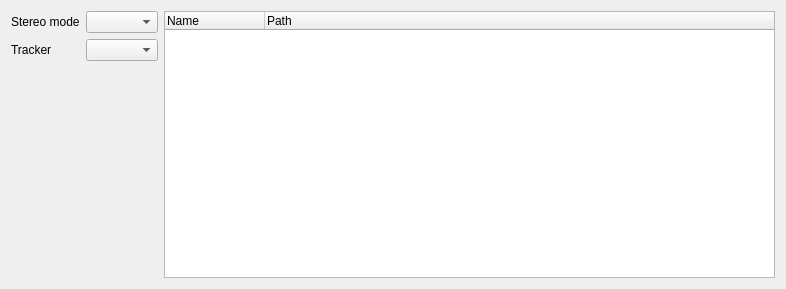
<?xml version="1.0" encoding="UTF-8"?>
<ui version="4.0">
 <class>cMainWindow</class>
 <widget class="QMainWindow" name="cMainWindow">
  <property name="geometry">
   <rect>
    <x>0</x>
    <y>0</y>
    <width>786</width>
    <height>289</height>
   </rect>
  </property>
  <property name="windowTitle">
   <string>VireIO Perception</string>
  </property>
  <widget class="QWidget" name="centralWidget">
   <layout class="QGridLayout" name="gridLayout">
    <item row="0" column="0">
     <widget class="QLabel" name="label">
      <property name="text">
       <string>Stereo mode</string>
      </property>
     </widget>
    </item>
    <item row="1" column="0">
     <widget class="QLabel" name="label_2">
      <property name="text">
       <string>Tracker</string>
      </property>
     </widget>
    </item>
    <item row="2" column="0">
     <spacer name="verticalSpacer">
      <property name="orientation">
       <enum>Qt::Vertical</enum>
      </property>
      <property name="sizeHint" stdset="0">
       <size>
        <width>20</width>
        <height>40</height>
       </size>
      </property>
     </spacer>
    </item>
    <item row="1" column="1">
     <widget class="QComboBox" name="trackerMode"/>
    </item>
    <item row="0" column="1">
     <widget class="QComboBox" name="stereoMode"/>
    </item>
    <item row="0" column="2" rowspan="4">
     <widget class="QTreeWidget" name="games">
      <property name="contextMenuPolicy">
       <enum>Qt::CustomContextMenu</enum>
      </property>
      <property name="editTriggers">
       <set>QAbstractItemView::NoEditTriggers</set>
      </property>
      <property name="indentation">
       <number>0</number>
      </property>
      <property name="rootIsDecorated">
       <bool>false</bool>
      </property>
      <property name="expandsOnDoubleClick">
       <bool>false</bool>
      </property>
      <column>
       <property name="text">
        <string>Name</string>
       </property>
      </column>
      <column>
       <property name="text">
        <string>Path</string>
       </property>
      </column>
     </widget>
    </item>
    <item row="3" column="0" colspan="2">
     <widget class="QLabel" name="info">
      <property name="text">
       <string/>
      </property>
     </widget>
    </item>
   </layout>
  </widget>
 </widget>
 <layoutdefault spacing="6" margin="11"/>
 <resources/>
 <connections/>
</ui>
